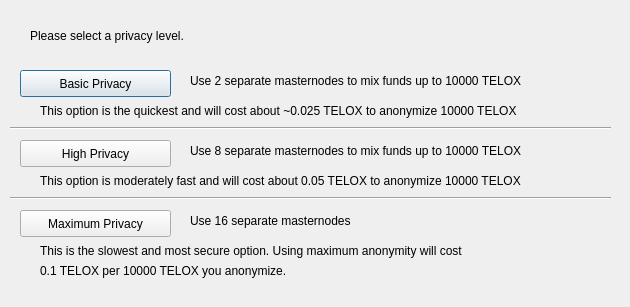
<?xml version="1.0" encoding="UTF-8"?>
<ui version="4.0">
 <class>DarksendConfig</class>
 <widget class="QDialog" name="DarksendConfig">
  <property name="geometry">
   <rect>
    <x>0</x>
    <y>0</y>
    <width>630</width>
    <height>307</height>
   </rect>
  </property>
  <property name="windowTitle">
   <string>Configure Darksend</string>
  </property>
  <widget class="QPushButton" name="buttonBasic">
   <property name="geometry">
    <rect>
     <x>20</x>
     <y>70</y>
     <width>151</width>
     <height>27</height>
    </rect>
   </property>
   <property name="text">
    <string>Basic Privacy</string>
   </property>
  </widget>
  <widget class="QPushButton" name="buttonHigh">
   <property name="geometry">
    <rect>
     <x>20</x>
     <y>140</y>
     <width>151</width>
     <height>27</height>
    </rect>
   </property>
   <property name="text">
    <string>High Privacy</string>
   </property>
  </widget>
  <widget class="QPushButton" name="buttonMax">
   <property name="geometry">
    <rect>
     <x>20</x>
     <y>210</y>
     <width>151</width>
     <height>27</height>
    </rect>
   </property>
   <property name="text">
    <string>Maximum Privacy</string>
   </property>
  </widget>
  <widget class="QLabel" name="label">
   <property name="geometry">
    <rect>
     <x>30</x>
     <y>20</y>
     <width>571</width>
     <height>31</height>
    </rect>
   </property>
   <property name="text">
    <string>Please select a privacy level.</string>
   </property>
  </widget>
  <widget class="QLabel" name="label_2">
   <property name="geometry">
    <rect>
     <x>190</x>
     <y>70</y>
     <width>421</width>
     <height>21</height>
    </rect>
   </property>
   <property name="text">
    <string>Use 2 separate masternodes to mix funds up to 10000 TELOX</string>
   </property>
  </widget>
  <widget class="QLabel" name="label_3">
   <property name="geometry">
    <rect>
     <x>190</x>
     <y>140</y>
     <width>411</width>
     <height>21</height>
    </rect>
   </property>
   <property name="text">
    <string>Use 8 separate masternodes to mix funds up to 10000 TELOX</string>
   </property>
  </widget>
  <widget class="QLabel" name="label_4">
   <property name="geometry">
    <rect>
     <x>190</x>
     <y>210</y>
     <width>421</width>
     <height>21</height>
    </rect>
   </property>
   <property name="text">
    <string>Use 16 separate masternodes</string>
   </property>
  </widget>
  <widget class="QLabel" name="label_6">
   <property name="geometry">
    <rect>
     <x>40</x>
     <y>100</y>
     <width>561</width>
     <height>21</height>
    </rect>
   </property>
   <property name="text">
    <string>This option is the quickest and will cost about ~0.025 TELOX to anonymize 10000 TELOX</string>
   </property>
  </widget>
  <widget class="QLabel" name="label_7">
   <property name="geometry">
    <rect>
     <x>40</x>
     <y>170</y>
     <width>561</width>
     <height>21</height>
    </rect>
   </property>
   <property name="text">
    <string>This option is moderately fast and will cost about 0.05 TELOX to anonymize 10000 TELOX</string>
   </property>
  </widget>
  <widget class="QLabel" name="label_8">
   <property name="geometry">
    <rect>
     <x>40</x>
     <y>240</y>
     <width>561</width>
     <height>21</height>
    </rect>
   </property>
   <property name="text">
    <string>This is the slowest and most secure option. Using maximum anonymity will cost</string>
   </property>
  </widget>
  <widget class="QLabel" name="label_9">
   <property name="geometry">
    <rect>
     <x>40</x>
     <y>260</y>
     <width>561</width>
     <height>21</height>
    </rect>
   </property>
   <property name="text">
    <string>0.1 TELOX per 10000 TELOX you anonymize.</string>
   </property>
  </widget>
  <widget class="Line" name="line">
   <property name="geometry">
    <rect>
     <x>10</x>
     <y>120</y>
     <width>601</width>
     <height>16</height>
    </rect>
   </property>
   <property name="orientation">
    <enum>Qt::Horizontal</enum>
   </property>
  </widget>
  <widget class="Line" name="line_2">
   <property name="geometry">
    <rect>
     <x>10</x>
     <y>190</y>
     <width>601</width>
     <height>16</height>
    </rect>
   </property>
   <property name="orientation">
    <enum>Qt::Horizontal</enum>
   </property>
  </widget>
 </widget>
 <resources/>
 <connections/>
</ui>
